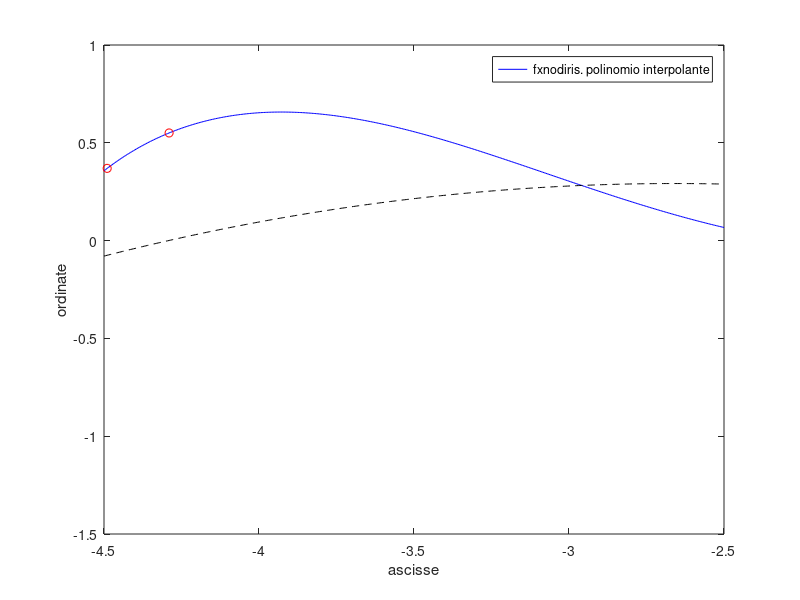

MATLAB code to generate this figure:
%Michele Gabrieli
%MAT

close all; clear all; clc; 

n = 10; 
a = -4.5; b = -2.5; 

x = a + (b - a) .* randn(n, 1); 
disp(x); 
f = @(x) ((log(x + 5) - 1) .* cos(x)); 
y = f(x); 

A = ones(n, 3); 
A(:, 1:2) = x .^ (2:-1:1); 

coeff = (A'*A) \ (A'*y); 
c2 = polyfit(x, y, 2); 

xx = linspace(a, b, 401)'; 
yy = polyval(coeff', xx); 

figure(1); 
plot(xx, f(xx), "-b", x, y, "or", xx, yy, "--k"); 
xlabel("ascisse"); 
ylabel("ordinate"); 
legend(["fx", "nodi", "ris. polinomio interpolante"]); 
xlim([a, b]); 

